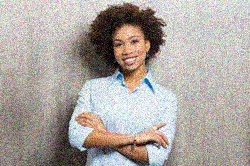
#> input picture Graduate Projects - MS AI and Machine Learning/CSC515 Computer Vision/Image_Noisy.jpg, 250 x 166 px
$ python Week4_GaussianFiltering.py
#> lines starting #> are read from the running program, lines starting #| are printed output that depends on the picture
import cv2
import numpy as np
from matplotlib import pyplot as plt

# Load the image
img = cv2.imread('Image_Noisy.jpg')
#> img is the input picture: shape (166, 250, 3); mean B, G, R 161.9, 166.8, 173.7

# Apply Gaussian filter using a 5x5 kernel and sigma = 1.0
gaussian_filtered = cv2.GaussianBlur(img, (5, 5), 1.0)
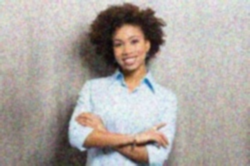
#> gaussian_filtered: shape (166, 250, 3); mean B, G, R 161.9, 166.8, 173.7

# Convert BGR to RGB for matplotlib display
img_rgb = cv2.cvtColor(img, cv2.COLOR_BGR2RGB)
filtered_rgb = cv2.cvtColor(gaussian_filtered, cv2.COLOR_BGR2RGB)

# Display original and Gaussian-filtered image
plt.figure(figsize=(10, 5))
plt.subplot(1, 2, 1)
plt.imshow(img_rgb)
plt.title('Original Image')
plt.axis('off')

plt.subplot(1, 2, 2)
plt.imshow(filtered_rgb)
plt.title('Gaussian Filtered (5x5, σ=1.0)')
plt.axis('off')

plt.tight_layout()
plt.show()
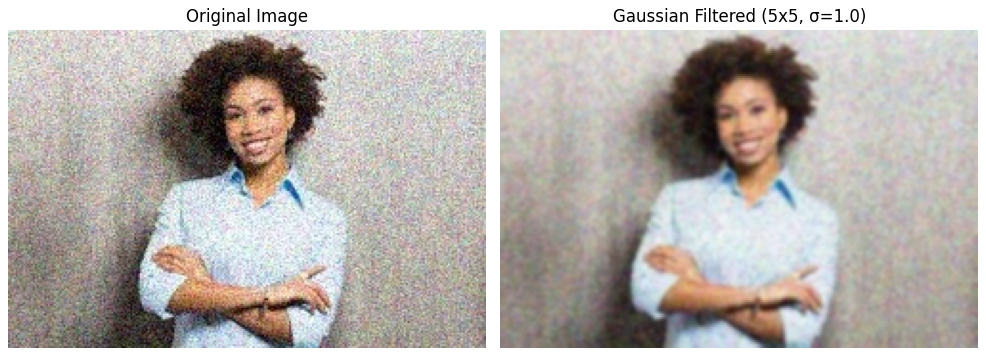
#> figure drawn by matplotlib, 2 panels
